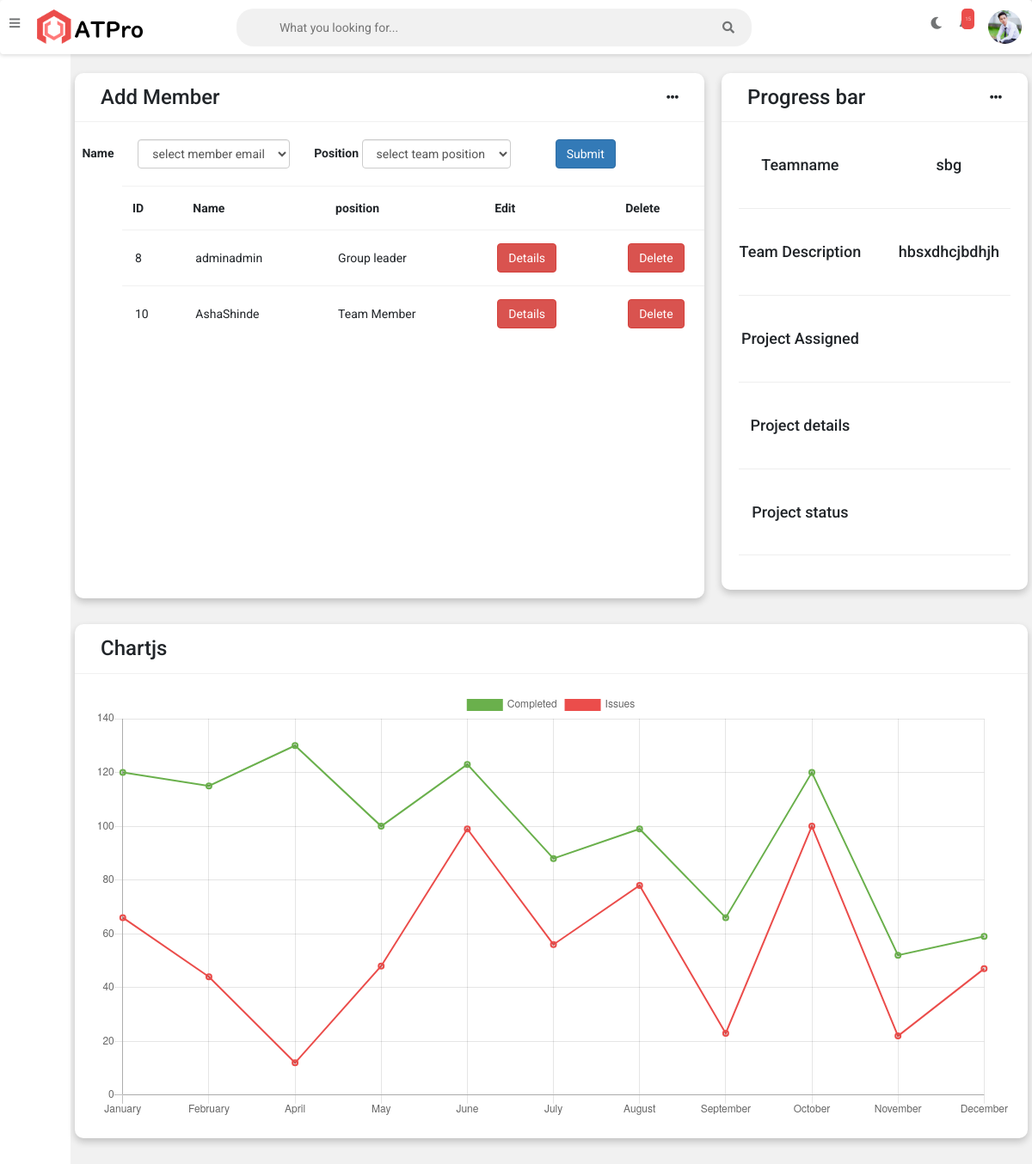
The app's page /teams/teamdetails/sbg, older data.
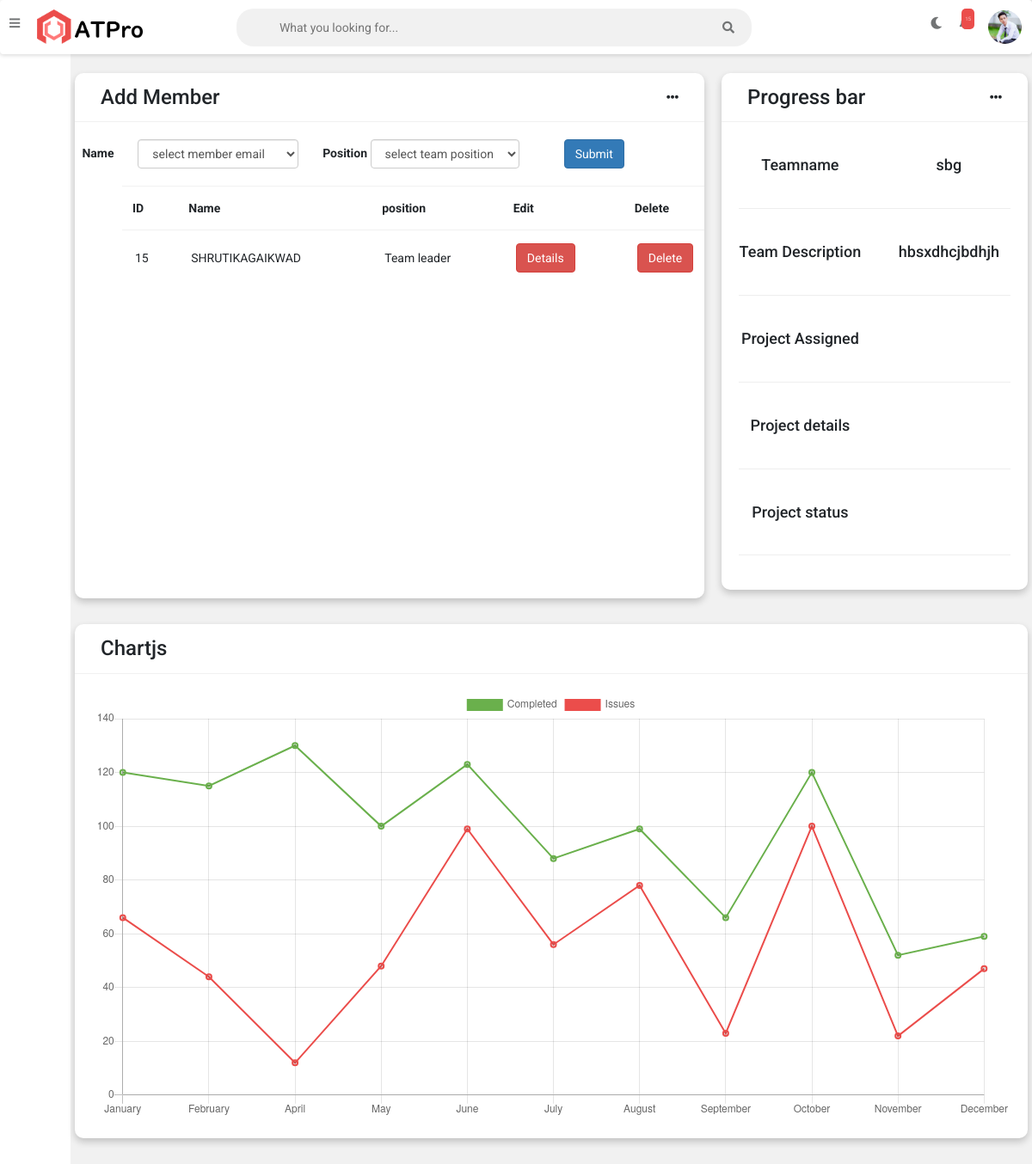
The same page, newer data.
### teams/models.py (models this page shows, shortened)
class member(models.Model):
    member_email = models.ForeignKey(CustomUser,on_delete=models.DO_NOTHING)
    member_name = models.CharField(max_length=100,default='new member',null=True,blank=True)
    team_name = models.ForeignKey(team , on_delete=models.DO_NOTHING)
    member_position = models.CharField(max_length=100,default="teammember",null=True,blank=True)
    joining_date = models.DateTimeField(default=timezone.now)

### teams/views.py (the view)
# urls.py: path('teamdetails/<str:teamname>', views.teamdetails, name='teamdetails'),
def teamdetails(request,teamname):
    obj=team.objects.get(team_name = teamname)
    obj1=Project.objects.filter(assigned_to = obj.team_name)
    obj2=member.objects.filter(team_name = teamname)
    obj3=CustomUser.objects.filter(position = "employee")
    if obj1 is not None:
        dict1={'obj':obj, 'obj1':obj1, 'obj2':obj2,'obj3':obj3}
    else:
        dict1={'obj':obj, 'obj1':obj1, 'obj2':obj2,'obj3':obj3}
    return render(request,'teamdetails.html',dict1)

### accounts/models.py (called while the page is built)
    def __str__(self):
        return self.email

### teams/templates/teamdetails.html (shortened to what the changed rows need)
{% extends 'admin-nav.html' %}
{% block content %}
	<div class="wrapper">
            <div class="row">
        <div class="col-8 col-m-12 col-sm-12">
            <div class="card">
                <div class="card-content">
           <div class="container" style="height: 480px;overflow: scroll;">
                <div class="card-content  col-8 col-m-12 col-sm-12">
						<table>
							<thead>
								<tr>
									<th>ID</th>
									<th>Name</th>
                                    <th>position</th>
                                    <th>Edit</th>
                                    <th>Delete</th>
								</tr>
							</thead>
							<tbody>
								 {% for i in obj2 %}
                                <tr>
                                    <td>{{ i.id }}</td>
									<td>{{ i.member_name}}</td>
                                    <td>{{ i.member_position}}</td>
                                    <td><a href="{% url 'teamdetails' i.pk %}"><button type="submit" class="btn-danger btn">Details</button></a></td>
                                    <td><a href="{% url 'deletemember' i.pk %}" onclick="return confirm('Are you sure you want to delete this?')"><button type="submit" class="btn-danger btn">Delete</button></a></td>
								</tr>
                                {% endfor %}
							</tbody>
						</table>
                    </div>
                </div>
                </div>
            </div>
        </div>
		</div>
	</div>
	{% endblock %}

Row changes from the older to the newer data that the page shows:
removed member: id "8", member_name "adminadmin", member_position "Group leader"
removed member: id "10", member_name "AshaShinde", member_position "Team Member"
added member: id "15", member_name "SHRUTIKAGAIKWAD", member_position "Team leader"
